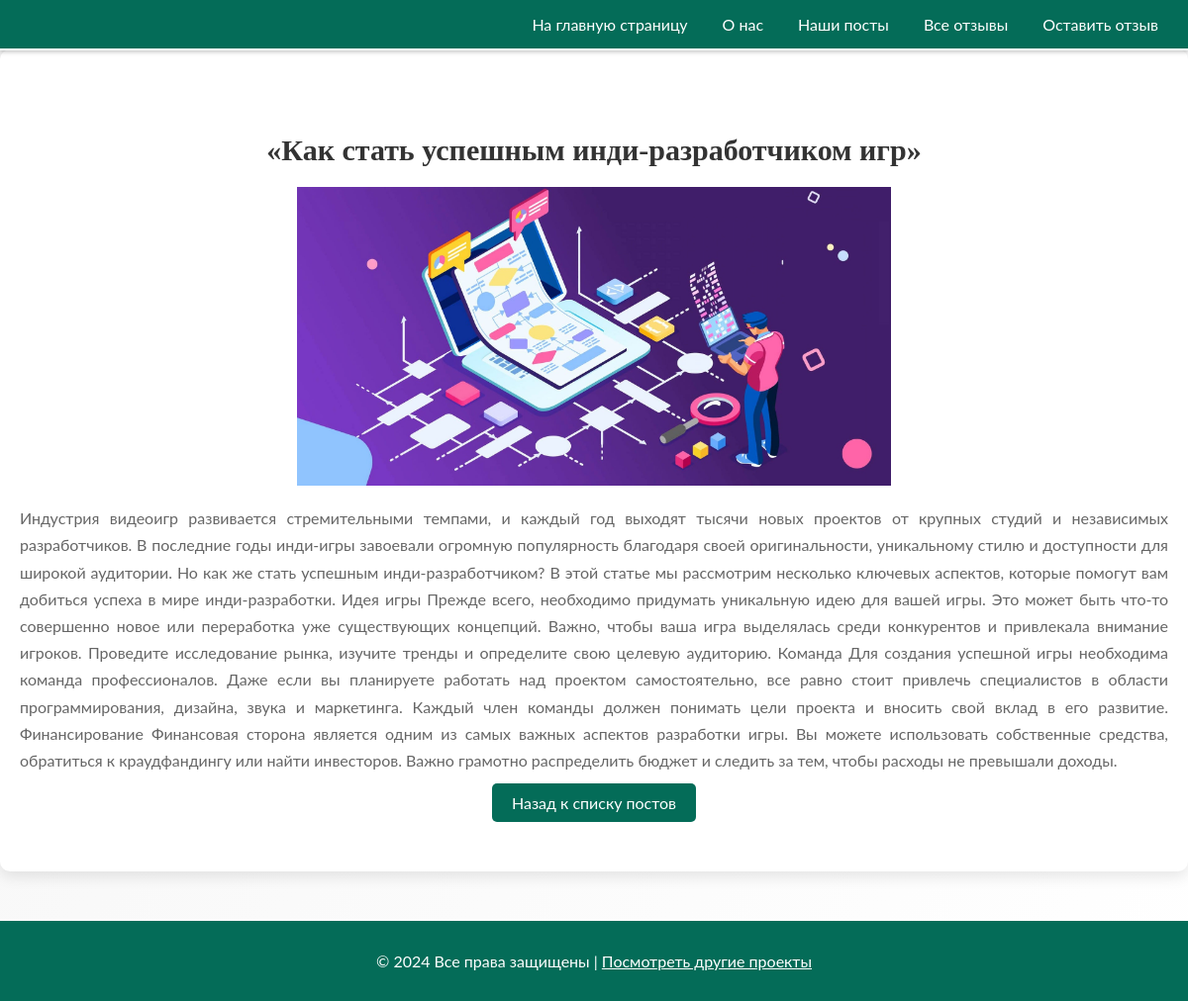
The app's page /post/1/ with its own data.
### posts/models.py (models this page shows, shortened)
class Post(models.Model):
    title = models.CharField(max_length=255)
    content = models.TextField()
    image = models.ImageField(upload_to='posts/', blank=True, null=True)
    created_at = models.DateTimeField(auto_now_add=True)

### posts/views.py (the view)
# urls.py: path('post/<int:pk>/', post_detail, name='post_detail'),  # Детальная страница для поста
def post_detail(request, pk):
    post = get_object_or_404(Post, id=pk)
    context = {'post': post}
    return render(request, 'post_detail.html', context)

### templates/post_detail.html (shortened to what this page needs)
{% extends 'base.html' %}
{% block content %}
<section class="about-section">
    <h1>{{ post.title }}</h1>
    {% if post.image %}
    <img src="{{ post.image.url }}" alt="{{ post.title }}" style="max-width: 600px;">
    {% endif %}
    <p>{{ post.content }}</p>
    <a href="{% url 'post_list'%}" class="btn">Назад к списку постов</a>
</section>
{% endblock %}

### static/css/style.css (style rules this page uses)
html, body { font-family: 'Lato', sans-serif; background: linear-gradient(135deg, #f4f4f4, #ffffff); color: #666; width: 100%; margin: 0; padding: 0; box-sizing: border-box; }
.about-section { text-align: center; background: #fff; padding: 60px 20px; border-radius: 10px; box-shadow: 0px 5px 15px rgba(0, 0, 0, 0.1); }
.about-section h1 { font-family: 'Righteous', cursive; font-size: 30px; color: #333; margin-bottom: 20px; }
.about-section p { color: #666; font-size: 16px; line-height: 1.7; margin-bottom: 20px; text-align: justify; }
.about-section .btn { padding: 10px 20px; background: #046c58; color: #fff; text-decoration: none; border-radius: 5px; font-size: 16px; transition: all 0.3s ease; }

### records on screen
Post: title "«Как стать успешным инди-разработчиком игр»", image (picture), content "Индустрия видеоигр развивается стремительными темпами, и каждый год выходят тысячи новых проектов от крупных студий и независимых разработчиков. В последние годы инди-игры завоевали огромную популярность благодаря своей оригинальности, уникальному стилю и доступности для широкой аудитории. Но как же стать успешным инди-разработчиком? В этой статье мы рассмотрим несколько ключевых аспектов, которые помогут вам добиться успеха в мире инди-разработки. Идея игры Прежде всего, необходимо придумать уникальную идею для вашей игры. Это может быть что-то совершенно новое или переработка уже существующих концепций. Важно, чтобы ваша игра выделялась среди конкурентов и привлекала внимание игроков.…"
